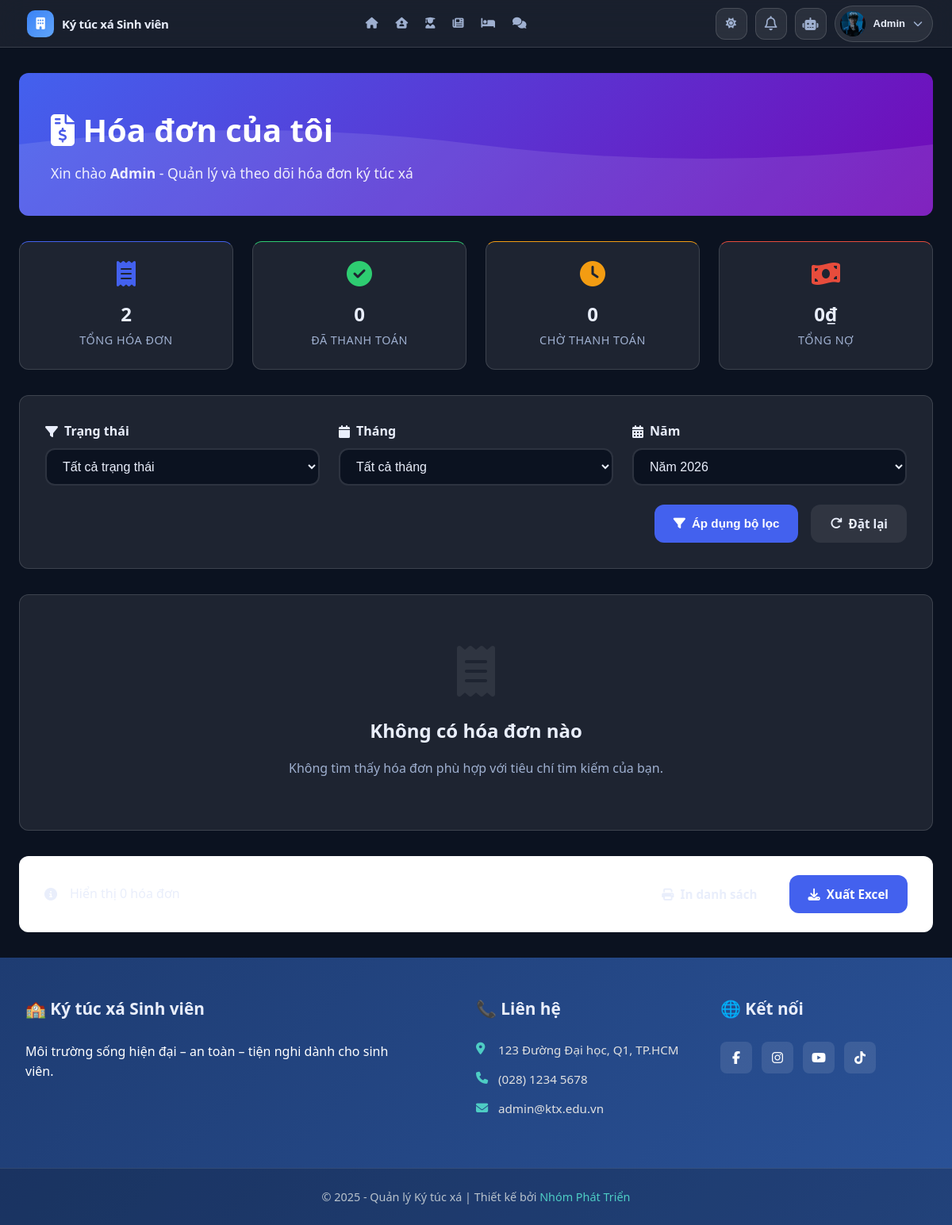
Screenshot of /modules/user/bills/bills.php (signed in) with the database file from the repository.
### tables this page shows
CREATE TABLE IF NOT EXISTS `students` (
  `StudentID` int NOT NULL AUTO_INCREMENT,
  `UserID` int DEFAULT NULL,
  `StudentCode` varchar(20) NOT NULL,
  `FullName` varchar(100) NOT NULL,
  `Email` varchar(100) DEFAULT NULL,
  `Gender` enum('Nam','Nữ','Khác') NOT NULL,
  `BirthDate` date DEFAULT NULL,
  `CitizenID` varchar(20) DEFAULT NULL,
  `Hometown` varchar(100) DEFAULT NULL,
  `Address` varchar(255) DEFAULT NULL,
  `Phone` varchar(15) DEFAULT NULL,
  `ClassName` varchar(100) DEFAULT NULL,
  `CourseYear` varchar(9) DEFAULT NULL,
  `Avatar` varchar(255) DEFAULT NULL,
  `EmergencyContact` varchar(255) DEFAULT NULL,
  `CheckInDate` date DEFAULT NULL,
  `CheckOutDate` date DEFAULT NULL,
  `IsInDorm` tinyint(1) DEFAULT '1',
  `CreatedAt` datetime DEFAULT CURRENT_TIMESTAMP,
  `UpdatedAt` datetime DEFAULT CURRENT_TIMESTAMP ON UPDATE CURRENT_TIMESTAMP,
  `FacultyID` int DEFAULT NULL,
  PRIMARY KEY (`StudentID`),
  UNIQUE KEY `StudentCode` (`StudentCode`),
  UNIQUE KEY `UserID` (`UserID`),
  KEY `fk_faculty` (`FacultyID`),
  CONSTRAINT `fk_faculty` FOREIGN KEY (`FacultyID`) REFERENCES `faculties` (`FacultyID`) ON DELETE SET NULL ON UPDATE CASCADE,
  CONSTRAINT `students_ibfk_1` FOREIGN KEY (`UserID`) REFERENCES `users` (`UserID`)
);

### modules/user/bills/bills.php (the view, shortened to what this page needs)
<?php
include '../../../db_connect.php';
include '../../../includes/header.php';
$userID = (int)$_SESSION['UserID'];
$studentQuery = $conn->query("SELECT StudentID, FullName FROM Students WHERE UserID = $userID");
$student = $studentQuery->fetch_assoc();
$studentID = $student['StudentID'];
$year_filter = $_GET['year'] ?? date('Y');
$sql = "
    SELECT
        i.InvoiceID, i.Month, i.Year,
        i.RoomFee, i.ElectricUsage, i.ElectricPrice,
        i.WaterUsage, i.WaterPrice, i.TotalAmount,
        i.Status, i.CreatedAt,
        r.RoomNumber, b.BuildingName
    FROM Invoices i
    INNER JOIN Contracts c ON i.ContractID = c.ContractID
    INNER JOIN Rooms r ON c.RoomID = r.RoomID
    INNER JOIN Buildings b ON r.BuildingID = b.BuildingID
    WHERE c.StudentID = $studentID
";
if ($year_filter != '') {
    $sql .= " AND i.Year = '$year_filter'";
}
$sql .= " ORDER BY i.Year DESC, i.Month DESC";
$result = $conn->query($sql);
$stats_sql = "
    SELECT
        COUNT(*) AS total,
        SUM(CASE WHEN i.Status = 'Đã thanh toán' THEN 1 ELSE 0 END) AS paid,
        SUM(CASE WHEN i.Status = 'Chưa thanh toán' THEN 1 ELSE 0 END) AS pending,
        SUM(CASE WHEN i.Status = 'Chưa thanh toán' THEN i.TotalAmount ELSE 0 END) AS total_debt
    FROM Invoices i
    INNER JOIN Contracts c ON i.ContractID = c.ContractID
    WHERE c.StudentID = $studentID
";
$stats_result = $conn->query($stats_sql);
$stats = $stats_result->fetch_assoc();
?>
<!DOCTYPE html>
<html lang="vi">
<head>
    <link rel="stylesheet" href="https://cdnjs.cloudflare.com/ajax/libs/font-awesome/6.5.0/css/all.min.css">
    <link rel="stylesheet" href="../../../assets/css/student-bills.css">
</head>
<body>
    <div class="student-bills-container">
        <div class="bills-student-header">
            <h1><i class="fas fa-file-invoice-dollar"></i> Hóa đơn của tôi</h1>
            <p>Xin chào <strong><?= htmlspecialchars($student['FullName']) ?></strong> - Quản lý và theo dõi hóa đơn ký túc xá</p>
        </div>
        <div class="quick-stats">
            <div class="quick-stat-card total">
                <i class="fas fa-receipt"></i>
                <span class="number"><?= $stats['total'] ?? 0 ?></span>
                <span class="label">Tổng hóa đơn</span>
            </div>
            <div class="quick-stat-card paid">
                <i class="fas fa-check-circle"></i>
                <span class="number"><?= $stats['paid'] ?? 0 ?></span>
                <span class="label">Đã thanh toán</span>
            </div>
            <div class="quick-stat-card pending">
                <i class="fas fa-clock"></i>
                <span class="number"><?= $stats['pending'] ?? 0 ?></span>
                <span class="label">Chờ thanh toán</span>
            </div>
            <div class="quick-stat-card debt">
                <i class="fas fa-money-bill-wave"></i>
                <span class="number"><?= number_format($stats['total_debt'] ?? 0, 0, ',', '.') ?>₫</span>
                <span class="label">Tổng nợ</span>
            </div>
        </div>
        <div class="filter-section-student">
            <form method="GET" class="filter-form-student">
                <div class="filter-grid-student">
                    <div class="filter-group-student">
                        <label for="status"><i class="fas fa-filter"></i> Trạng thái</label>
                        <select id="status" name="status" class="filter-select-student">
                            <option value="">Tất cả trạng thái</option>
                        </select>
                    </div>
                    <div class="filter-group-student">
                        <label for="month"><i class="fas fa-calendar"></i> Tháng</label>
                        <select id="month" name="month" class="filter-select-student">
                            <option value="">Tất cả tháng</option>
                        </select>
                    </div>
                    <div class="filter-group-student">
                        <label for="year"><i class="fas fa-calendar-alt"></i> Năm</label>
                        <select id="year" name="year" class="filter-select-student">
                            <?php for ($i = date('Y'); $i >= 2023; $i--): ?>
                                <option value="<?= $i ?>" <?= $year_filter == $i ? 'selected' : '' ?>>
                                    Năm <?= $i ?>
                                </option>
                            <?php endfor; ?>
                        </select>
                    </div>
                </div>
                <div class="filter-actions-student">
                    <button type="submit" class="btn-student btn-primary-student">
                        <i class="fas fa-filter"></i> Áp dụng bộ lọc
                    </button>
                    <a href="bills.php" class="btn-student btn-secondary-student">
                        <i class="fas fa-redo"></i> Đặt lại
                    </a>
                </div>
            </form>
        </div>
        <div class="table-container-student">
            <?php if ($result && $result->num_rows > 0): ?>
                <table class="bills-table-student">
                    <thead>
                        <tr>
                            <th>Mã HĐ</th>
                            <th>Phòng</th>
                            <th>Kỳ</th>
                            <th>Tiền phòng</th>
                            <th>Điện (kWh)</th>
                            <th>Nước (m³)</th>
                            <th>Tổng tiền</th>
                            <th>Trạng thái</th>
                            <th>Ngày tạo</th>
                            <th>Thao tác</th>
                        </tr>
                    </thead>
                    <tbody>
                        <?php while ($row = $result->fetch_assoc()): ?>
                            <tr>
                                <td><strong>#<?= $row['InvoiceID'] ?></strong></td>
                                <td><?= htmlspecialchars($row['BuildingName']) ?> - <?= htmlspecialchars($row['RoomNumber']) ?></td>
                                <td>Tháng <?= $row['Month'] ?>/<?= $row['Year'] ?></td>
                                <td><?= number_format($row['RoomFee'], 0, ',', '.') ?>₫</td>
                                <td><?= $row['ElectricUsage'] ?></td>
                                <td><?= $row['WaterUsage'] ?></td>
                                <td class="amount-student <?= $row['Status'] === 'Đã thanh toán' ? 'amount-paid-student' : 'amount-unpaid-student' ?>">
                                    <?= number_format($row['TotalAmount'], 0, ',', '.') ?>₫
                                </td>
                                <td>
                                    <span class="status-badge-student status-<?= $row['Status'] === 'Đã thanh toán' ? 'paid' : 'unpaid' ?>-student">
                                        <i class="fas <?= $row['Status'] === 'Đã thanh toán' ? 'fa-check-circle' : 'fa-clock' ?>"></i>
                                        <?= $row['Status'] ?>
                                    </span>
                                </td>
                                <td><?= date('d/m/Y', strtotime($row['CreatedAt'])) ?></td>
                                <td>
                                    <div class="action-buttons-student">
                                        <a href="bill_detail.php?id=<?= $row['InvoiceID'] ?>" class="btn-student btn-info-student btn-sm-student">
                                            <i class="fas fa-eye"></i> Chi tiết
                                        </a>
                                        <?php if ($row['Status'] === 'Chưa thanh toán'): ?>
                                            <button type="button" class="btn-student btn-success-student btn-sm-student pay-btn"
                                                    onclick="openPaymentModal(<?= $row['InvoiceID'] ?>, <?= $row['TotalAmount'] ?>)">
                                                <i class="fas fa-credit-card"></i> Thanh toán
                                            </button>
                                        <?php endif; ?>
                                    </div>
                                </td>
                            </tr>
                        <?php endwhile; ?>
                    </tbody>
                </table>
            <?php else: ?>
                <div class="empty-state-student">
                    <i class="fas fa-receipt"></i>
                    <h3>Không có hóa đơn nào</h3>
                    <p>Không tìm thấy hóa đơn phù hợp với tiêu chí tìm kiếm của bạn.</p>
                </div>
            <?php endif; ?>
        </div>
        <div class="export-section">
            <div class="export-info">
                <i class="fas fa-info-circle"></i>
                <span>Hiển thị <?= $result->num_rows ?> hóa đơn</span>
            </div>
            <div class="export-actions">
                <a href="print_bills.php?<?= http_build_query($_GET) ?>" class="btn-student btn-secondary-student" target="_blank">
                    <i class="fas fa-print"></i> In danh sách
                </a>
                <a href="export_bills.php?<?= http_build_query($_GET) ?>" class="btn-student btn-primary-student">
                    <i class="fas fa-download"></i> Xuất Excel
                </a>
            </div>
        </div>
    </div>
    <?php include '../../../includes/footer.php'; ?>
</body>
</html>

### includes/header.php (shortened to what this page needs)
<?php
require_once __DIR__ . '/error_handler.php';
$isLoggedIn  = isset($_SESSION['UserID']);
$displayName = $_SESSION['FullName'] ?? $_SESSION['Username'] ?? 'Tài khoản';
$currentPath = parse_url($_SERVER['REQUEST_URI'], PHP_URL_PATH);
$base = '/';
function nav_active($path)
{
    global $currentPath;
    return $currentPath === $path ? 'active' : '';
}
$avatarUrl = '/assets/img/avatars/user.png';
if (!empty($_SESSION['UserID'])) {
    $userID = (int)$_SESSION['UserID'];
    if (!empty($_SESSION['Avatar'])) {
        $avatarUrl = $_SESSION['Avatar'];
    } elseif (isset($conn) && $conn instanceof mysqli) {
        $sqlAvt = "SELECT Avatar FROM Students WHERE UserID = ? LIMIT 1";
        if ($stAvt = $conn->prepare($sqlAvt)) {
            $stAvt->bind_param("i", $userID);
            $stAvt->execute();
            $avtRes = $stAvt->get_result();
            if ($avtRes && $rowAvt = $avtRes->fetch_assoc()) {
                if (!empty($rowAvt['Avatar'])) {
                    $avatarUrl = $rowAvt['Avatar'];
                }
            }
        }
    }
}
?>
<!DOCTYPE html>
<html lang="vi">
<head>
    <link rel="stylesheet" href="<?= $base ?>assets/css/header.css">
    <link rel="stylesheet" href="<?= $base ?>assets/css/footer.css">
    <link rel="stylesheet" href="<?= $base ?>assets/css/index.css">
    <link rel="stylesheet" href="https://cdnjs.cloudflare.com/ajax/libs/font-awesome/6.5.0/css/all.min.css">
</head>
<body>
    <header class="admin-header">
        <div class="left">
            <a href="<?= $base ?>index.php" class="logo">
                <i class="fas fa-building"></i>
                <span>Ký túc xá Sinh viên</span>
            </a>
        </div>
        <nav class="admin-nav" id="adminNav">
            <a href="<?= $base ?>index.php" class="<?= nav_active($base . 'index.php') ?>">
                <i class="fas fa-house"></i>
            </a>
            <a href="<?= $base ?>modules/user/rooms/register_room.php" class="<?= nav_active($base . 'modules/user/rooms/register_room.php') ?>">
                <i class="fas fa-house-user"></i>
            </a>
            <a href="<?= $base ?>modules/user/dashboard.php" class="<?= nav_active($base . 'modules/user/dashboard.php') ?>">
                <i class="fas fa-user-graduate"></i>
            </a>
            <a href="<?= $base ?>modules/user/accesslogs.php" class="<?= nav_active($base . 'modules/user/accesslogs.php') ?>">
                <i class="fas fa-newspaper"></i>
            </a>
            <a href="<?= $base ?>modules/user/rooms/rooms.php" class="<?= nav_active($base . 'modules/user/rooms/rooms.php') ?>">
                <i class="fas fa-bed"></i>
            </a>
            <a href="<?= $base ?>modules/user/feedbacks.php" class="<?= nav_active($base . 'modules/user/feedbacks.php') ?>">
                <i class="fas fa-comments"></i>
            </a>
        </nav>
        <div class="right">
            <button id="themeToggle" class="theme-toggle" type="button" aria-label="Đổi giao diện">
                <i class="fas fa-sun"></i>
            </button>
            <div class="notify">
                <button class="notify-btn" aria-label="Thông báo">
                    <i class="fa-regular fa-bell"></i>
                </button>
            </div>
            <button id="chatAiToggle" class="chat-ai-button" aria-label="Chat AI">
                <i class="fas fa-robot"></i>
            </button>
            <div class="admin-profile">
                <?php if ($isLoggedIn): ?>
                    <button class="profile-btn" type="button" id="profileBtn">
                        <img src="<?= htmlspecialchars($avatarUrl) ?>"
                            alt="Avatar"
                            onerror="this.onerror=null;this.src='<?= $base ?>assets/img/avatars/user.png';">
                        <span class="name"><?= htmlspecialchars($displayName) ?></span>
                        <span class="caret"><i class="fas fa-chevron-down"></i></span>
                    </button>
                <?php endif; ?>
            </div>
        </div>
    </header>

### rows the page displays
students: Avatar (picture), FullName "Admin"

### other values shown
$displayName "Admin"
$stats['total'] "2"
$stats['paid'] "0"
$stats['pending'] "0"
$stats['total_debt'] "0"
